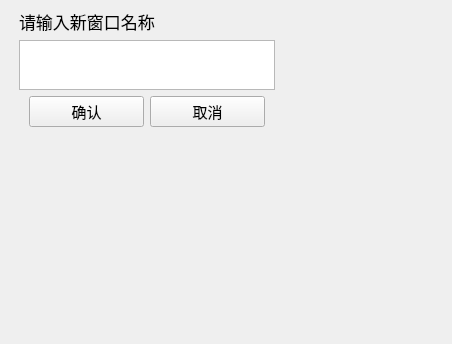
<?xml version="1.0" encoding="UTF-8"?>
<ui version="4.0">
 <class>Form</class>
 <widget class="QWidget" name="Form">
  <property name="geometry">
   <rect>
    <x>0</x>
    <y>0</y>
    <width>452</width>
    <height>344</height>
   </rect>
  </property>
  <property name="windowTitle">
   <string>Form</string>
  </property>
  <widget class="QWidget" name="gridLayoutWidget">
   <property name="geometry">
    <rect>
     <x>9</x>
     <y>9</y>
     <width>411</width>
     <height>321</height>
    </rect>
   </property>
   <layout class="QGridLayout" name="gridLayout">
    <property name="sizeConstraint">
     <enum>QLayout::SetFixedSize</enum>
    </property>
    <property name="leftMargin">
     <number>10</number>
    </property>
    <property name="rightMargin">
     <number>10</number>
    </property>
    <item row="2" column="0">
     <layout class="QHBoxLayout" name="horizontalLayout">
      <property name="leftMargin">
       <number>10</number>
      </property>
      <property name="rightMargin">
       <number>10</number>
      </property>
      <item>
       <widget class="QPushButton" name="OkButton">
        <property name="font">
         <font>
          <family>思源宋体 Medium</family>
          <pointsize>11</pointsize>
         </font>
        </property>
        <property name="text">
         <string>确认</string>
        </property>
       </widget>
      </item>
      <item>
       <widget class="QPushButton" name="CancelButton">
        <property name="font">
         <font>
          <family>思源宋体 Medium</family>
          <pointsize>11</pointsize>
         </font>
        </property>
        <property name="text">
         <string>取消</string>
        </property>
       </widget>
      </item>
     </layout>
    </item>
    <item row="0" column="0">
     <widget class="QLabel" name="label">
      <property name="maximumSize">
       <size>
        <width>400</width>
        <height>50</height>
       </size>
      </property>
      <property name="font">
       <font>
        <family>思源宋体 Medium</family>
        <pointsize>13</pointsize>
       </font>
      </property>
      <property name="text">
       <string>请输入新窗口名称</string>
      </property>
     </widget>
    </item>
    <item row="1" column="0">
     <widget class="QTextEdit" name="textEdit">
      <property name="maximumSize">
       <size>
        <width>300</width>
        <height>50</height>
       </size>
      </property>
      <property name="font">
       <font>
        <family>思源宋体 Medium</family>
        <pointsize>11</pointsize>
       </font>
      </property>
      <property name="cursor" stdset="0">
       <cursorShape>IBeamCursor</cursorShape>
      </property>
     </widget>
    </item>
   </layout>
  </widget>
 </widget>
 <resources/>
 <connections/>
</ui>
